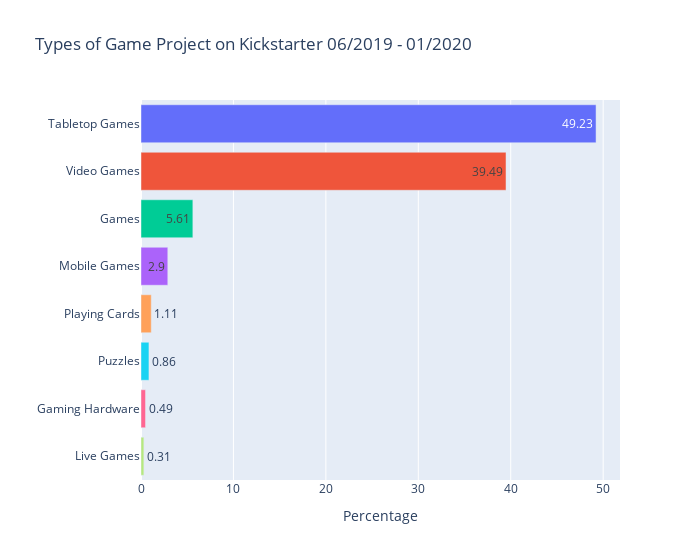

The notebook cell saved with this chart:
### Markdown cell above
First, let's take a look at what kinds of Game Project there are on Kickstarter.

### Code cell
#Calculate percentage of categories
cat = (kc['Category_name'].value_counts()/kc['Category_name'].count())*100 
cat = cat.round(2).to_frame().reset_index()

#Plot categories
cat.rename(columns={'index': 'Type of Game', 'Category_name': 'Percentage'}, inplace = True)
fig = px.bar(cat, x= 'Percentage', y= 'Type of Game', 
             width=700, title = 'Types of Game Project on Kickstarter 06/2019 - 01/2020', 
             text = 'Percentage', color = 'Type of Game')
fig.update_layout(yaxis_categoryorder = 'total ascending', 
                  showlegend = False,
                 yaxis_title = ' ')
iplot(fig)

### Figure 1 — Plotly figure (JSON) as saved in the notebook; plotly's stock layout.template omitted (floating-point values rounded to 4 significant figures)
{"data": [{"alignmentgroup": "True", "hovertemplate": "Type of Game=%{y}<br>Percentage=%{text}<extra></extra>", "legendgroup": "Tabletop Games", "marker": {"color": "#636efa"}, "name": "Tabletop Games", "offsetgroup": "Tabletop Games", "orientation": "h", "showlegend": true, "text": [49.23], "textposition": "auto", "type": "bar", "x": [49.23], "xaxis": "x", "y": ["Tabletop Games"], "yaxis": "y"}, {"alignmentgroup": "True", "hovertemplate": "Type of Game=%{y}<br>Percentage=%{text}<extra></extra>", "legendgroup": "Video Games", "marker": {"color": "#EF553B"}, "name": "Video Games", "offsetgroup": "Video Games", "orientation": "h", "showlegend": true, "text": [39.49], "textposition": "auto", "type": "bar", "x": [39.49], "xaxis": "x", "y": ["Video Games"], "yaxis": "y"}, {"alignmentgroup": "True", "hovertemplate": "Type of Game=%{y}<br>Percentage=%{text}<extra></extra>", "legendgroup": "Games", "marker": {"color": "#00cc96"}, "name": "Games", "offsetgroup": "Games", "orientation": "h", "showlegend": true, "text": [5.61], "textposition": "auto", "type": "bar", "x": [5.61], "xaxis": "x", "y": ["Games"], "yaxis": "y"}, {"alignmentgroup": "True", "hovertemplate": "Type of Game=%{y}<br>Percentage=%{text}<extra></extra>", "legendgroup": "Mobile Games", "marker": {"color": "#ab63fa"}, "name": "Mobile Games", "offsetgroup": "Mobile Games", "orientation": "h", "showlegend": true, "text": [2.9], "textposition": "auto", "type": "bar", "x": [2.9], "xaxis": "x", "y": ["Mobile Games"], "yaxis": "y"}, {"alignmentgroup": "True", "hovertemplate": "Type of Game=%{y}<br>Percentage=%{text}<extra></extra>", "legendgroup": "Playing Cards", "marker": {"color": "#FFA15A"}, "name": "Playing Cards", "offsetgroup": "Playing Cards", "orientation": "h", "showlegend": true, "text": [1.11], "textposition": "auto", "type": "bar", "x": [1.11], "xaxis": "x", "y": ["Playing Cards"], "yaxis": "y"}, {"alignmentgroup": "True", "hovertemplate": "Type of Game=%{y}<br>Percentage=%{text}<extra></extra>", "legendgroup": "Puzzles", "marker": {"color": "#19d3f3"}, "name": "Puzzles", "offsetgroup": "Puzzles", "orientation": "h", "showlegend": true, "text": [0.86], "textposition": "auto", "type": "bar", "x": [0.86], "xaxis": "x", "y": ["Puzzles"], "yaxis": "y"}, {"alignmentgroup": "True", "hovertemplate": "Type of Game=%{y}<br>Percentage=%{text}<extra></extra>", "legendgroup": "Gaming Hardware", "marker": {"color": "#FF6692"}, "name": "Gaming Hardware", "offsetgroup": "Gaming Hardware", "orientation": "h", "showlegend": true, "text": [0.49], "textposition": "auto", "type": "bar", "x": [0.49], "xaxis": "x", "y": ["Gaming Hardware"], "yaxis": "y"}, {"alignmentgroup": "True", "hovertemplate": "Type of Game=%{y}<br>Percentage=%{text}<extra></extra>", "legendgroup": "Live Games", "marker": {"color": "#B6E880"}, "name": "Live Games", "offsetgroup": "Live Games", "orientation": "h", "showlegend": true, "text": [0.31], "textposition": "auto", "type": "bar", "x": [0.31], "xaxis": "x", "y": ["Live Games"], "yaxis": "y"}], "layout": {"barmode": "relative", "legend": {"title": {"text": "Type of Game"}, "tracegroupgap": 0}, "showlegend": false, "title": {"text": "Types of Game Project on Kickstarter 06/2019 - 01/2020"}, "width": 700, "xaxis": {"anchor": "y", "domain": [0, 1], "title": {"text": "Percentage"}}, "yaxis": {"anchor": "x", "categoryarray": ["Live Games", "Gaming Hardware", "Puzzles", "Playing Cards", "Mobile Games", "Games", "Video Games", "Tabletop Games"], "categoryorder": "total ascending", "domain": [0, 1], "title": {"text": " "}}}}
